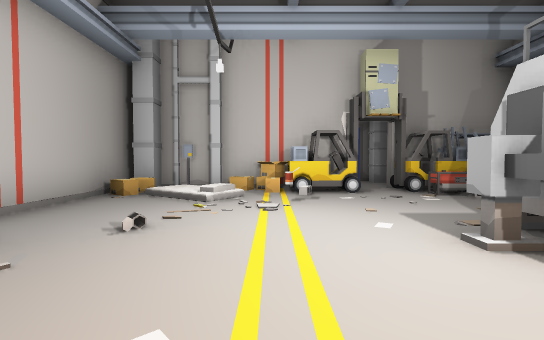
[1] (above)

12 first-person views from a walk through a Unity game level. The camera is 1.5 m above the floor, tilts 2° down and sees 85° across. The floor is counted in squares, 2 m on a side. Each view is taken from the middle of a square. On the plan, view 1 faces up. The plan holds only what a view shows up to about 10 squares ahead; the rest is blank. The place goes on beyond the plan. The player character is not drawn. Some animated figures are left out. Door leaves are left out, so doorways stand open.

[2]
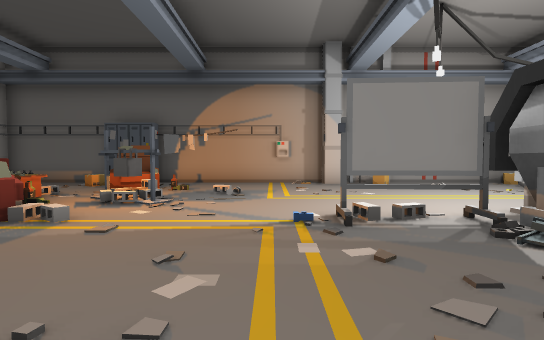

[3]
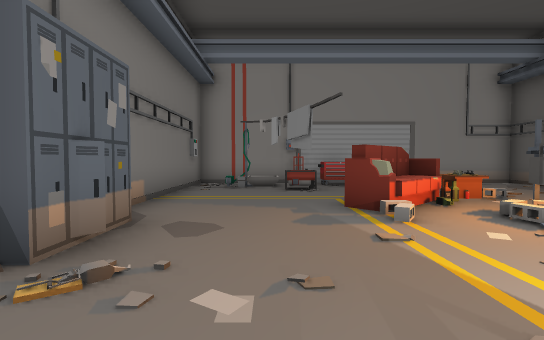

[4]
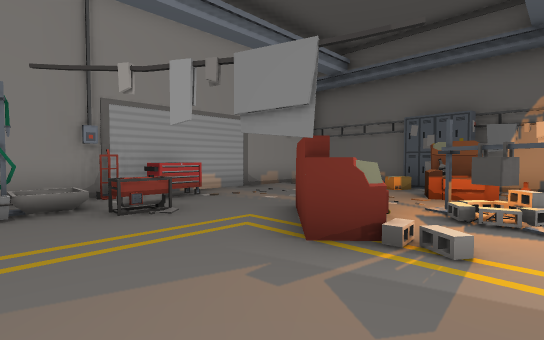

[5]
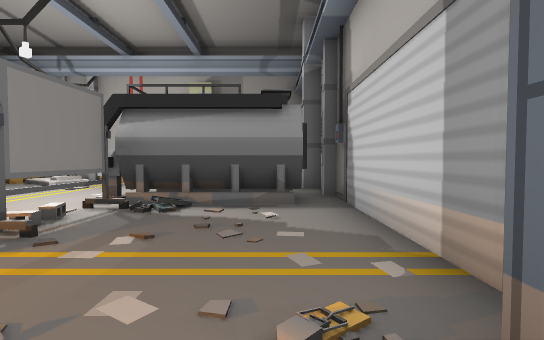

[6]
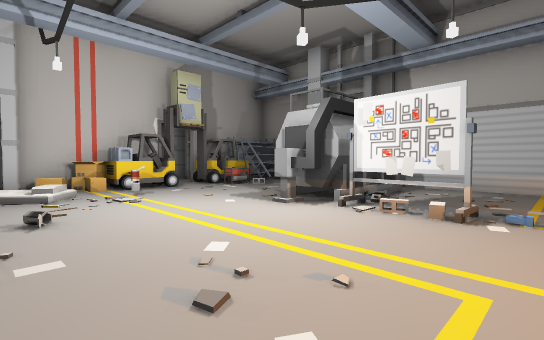

[7]
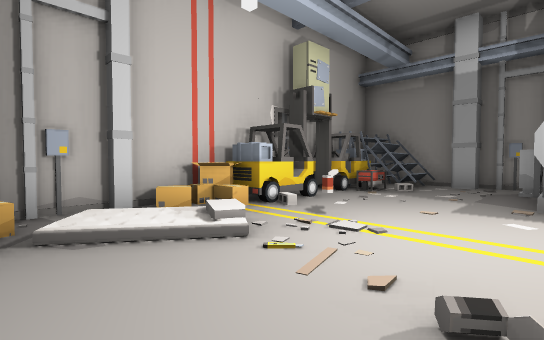

[8]
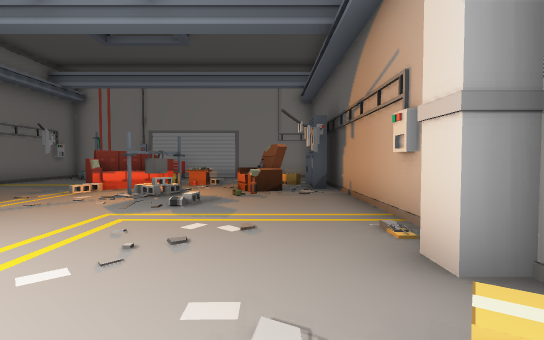

[9]
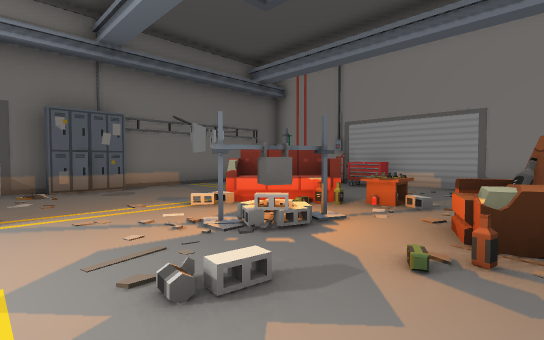

[10]
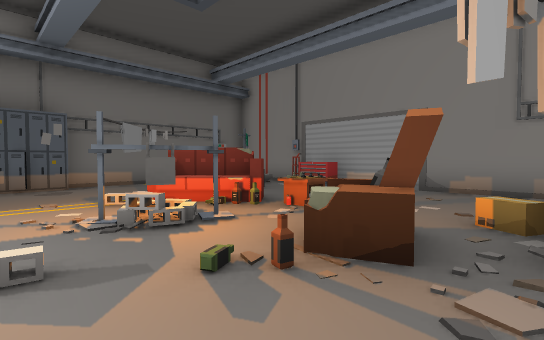

[11]
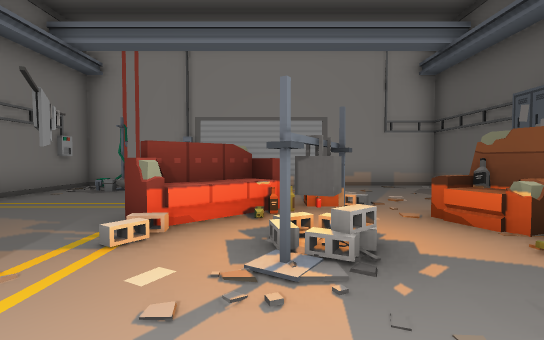

[12]
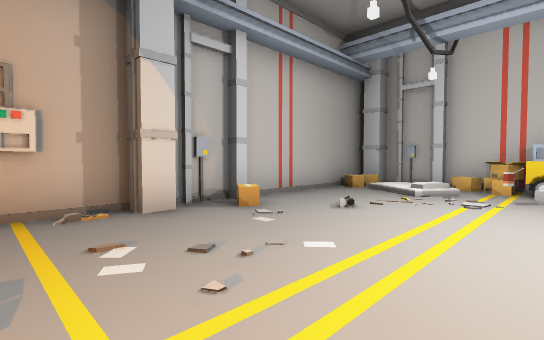

### Floor plan
Key: @ floor where view 1 was taken; # wall or solid block; . main floor; : floor 0.5 m higher than the main floor; / step, stairs or slope; S shelf; G generator; F flashlight; C chair; A sofa; L locker; T table; H shower; R cart; O other object.
Columns run from 4 left of view 1 to 7 right of it. Each row starts with its distance up from view 1.
  8 ###########
  7 #O OO####SS
  6 #O//....GSS
  5 #../O.....##
  4 #..........#
  3 #......##OO#
  2 #O....O###.#
  1 #.....O....#
  0 #...@.O....#
 -1 #.....F....#
 -2 #.........##
 -3 #....O....L
 -4 #.C.OOA....#
 -5 #LCC.AAA...#
 -6 #O..TA.....#
 -7 #..........#
 -8 #......G:H.#
 -9 #.....RR ..#
-10 ############

Where each view was taken, in squares from view 1:
view 1: 0 up, 0 right, facing up
view 2: 1 down, 6 right, facing left
view 3: 0 up, 4 right, facing down
view 4: 3 down, 5 right, facing down-left
view 5: 3 down, 5 right, facing up
view 6: 1 down, 2 left, facing up-right
view 7: 3 up, 3 left, facing up-right
view 8: 3 up, 2 left, facing down
view 9: 1 down, 2 left, facing down-right
view 10: 2 down, 3 left, facing down-right
view 11: 1 down, 1 right, facing down
view 12: 1 down, 1 right, facing up-left
